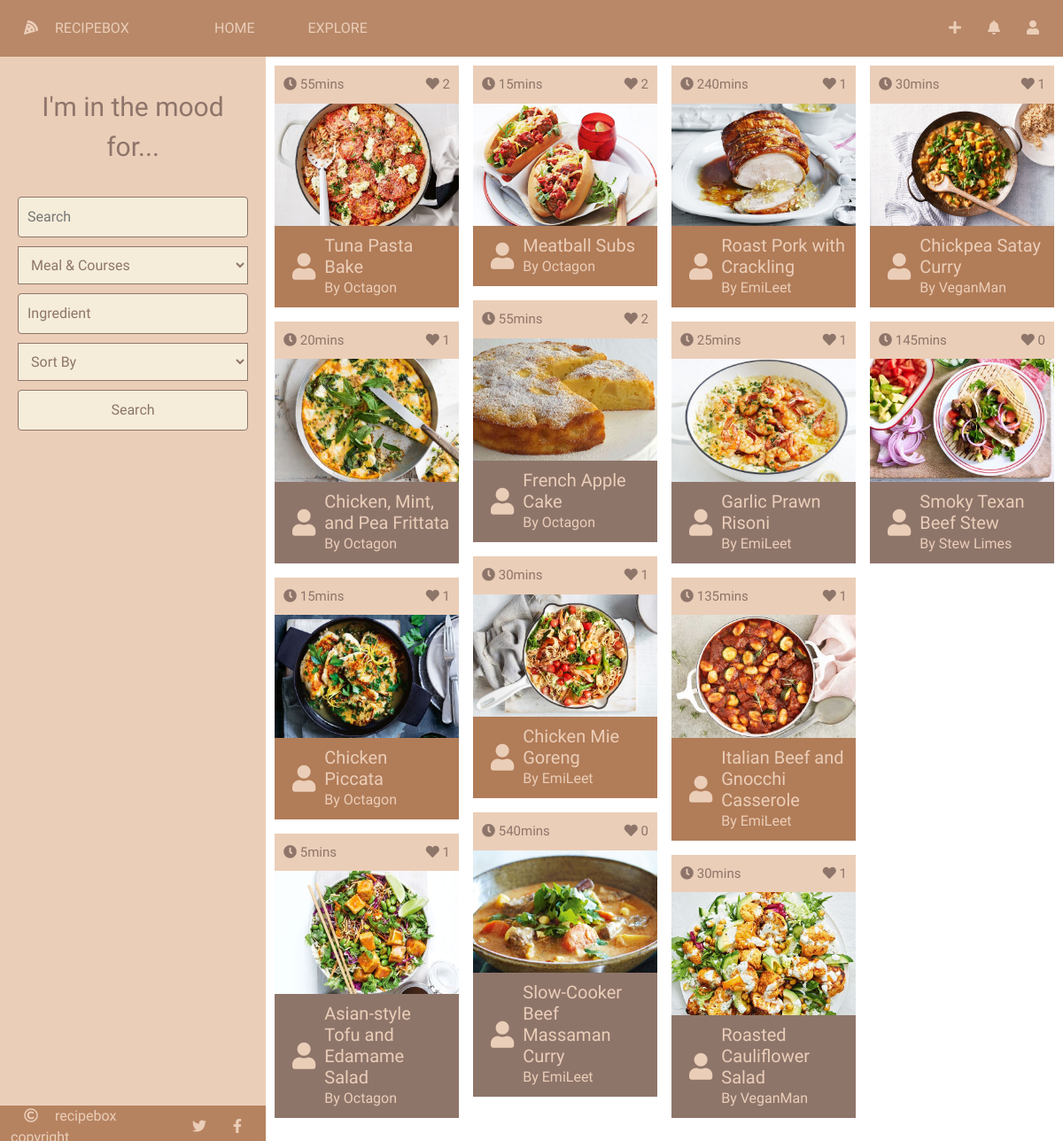
Screenshot of /recipe/ with the database file from the repository.
### recipebox/models/recipes.py (models this page shows, shortened)
class Recipe(db.Model):
    __tablename__ = "recipe"
    id = db.Column(db.Integer, primary_key=True)
    name = db.Column(db.String(30), nullable=False)
    picture = db.Column(db.String(150), nullable=False)
    cook_time = db.Column(db.Integer, nullable=False)
    date_created = db.Column(db.DateTime, nullable=False)
    ingredients = db.relationship('RecipeIngredient', backref="recipe_object", lazy=True)
    procedures = db.relationship('RecipeProcedure', backref="recipe_object", lazy=True)
    user_id = db.Column(db.Integer, db.ForeignKey('user.id'), nullable=False)
    likes = db.relationship('Like', backref="recipe_object", lazy=True)
    ratings = db.relationship('Rating', backref="recipe_object", lazy=True)
    tags = db.relationship('Tag', secondary=tags, lazy='subquery', backref=db.backref('recipes', lazy=True))

### recipebox/models/auth.py (models this page shows, shortened)
class User(UserMixin, db.Model):
    __tablename__ =  "user"
    id = db.Column(db.Integer, primary_key=True)
    email = db.Column(db.String(255), unique=True, nullable=False)
    username = db.Column(db.String(255), nullable=False)
    password = db.Column(db.String(255), nullable=False)
    registered_on = db.Column(db.DateTime, nullable=False)
    admin = db.Column(db.Boolean, nullable=False, default=False)
    recipes = db.relationship('Recipe', backref="user_object", lazy=True)
    likes = db.relationship('Like', backref="user_object", lazy=True)
    ratings = db.relationship('Rating', backref="user_object", lazy=True)
    bio = db.Column(db.String(1024), nullable=True)

### recipebox/recipes/recipes.py (the view)
@recipe_bp.route('/recipe/')
def recipe():
    selected_recipes = Recipe.query.all()
    return render_template('browse.html',
                           browse_items=selected_recipes,
                           courses=["Breakfast", "Lunch", "Dinner"],
                           ingredients=Ingredient.query.all())

### recipebox/recipes/templates/browse.html (shortened to what this page needs)
{% extends "base.html" %}
{% block head %}
	{{ super() }}
	<link rel="stylesheet" type="text/css" href="{{ url_for('static', filename='css/recipes/browse.css') }}"/>
{% endblock %}
{% block content %}
	<div id="browse-container" class="container-fluid">
		<div id="content-row" class="row">
			<div id="search-col" class="col-3">
				<form id="search" action="/recipe/" method="post">
					<br/>
					<p>I'm in the mood for...</p>
					<br/>
					<div><input type="text" name="search-text" placeholder="Search"/></div>
					<div>
						<select class="dropdown-toggle" name="search-courses" aria-label="Meal & Courses">
							<option selected>Meal & Courses</option>
						</select>
					</div>
					<div class="relative">
						<input name="search-ingredients" list="" class="form-control datalist-input" id="ingredients-input" value="Ingredient">
					</div>
					<div>
						<select class="dropdown-toggle" name="search-sort" aria-label="Sort By">
							<option selected>Sort By</option>
						</select>
					</div>
					<div>
						<button class="btn" type="submit" name="search">Search</button>
					</div>
				</form>
				{% include 'footer.html' ignore missing %}
			<div id="browse-entries" class="col-9 offset-3">
				<div class="masonry">
					{% for item in browse_items %}
						<div class="masonry-item">
							<div id="item-header">
								<p><i class="fas fa-clock"></i> {{ item.cook_time }}mins</p>
								<p class="right-text"><i class="fas fa-heart"></i> {{ item.likes|length }}</p>
							</div>
							<a href="{{ url_for('recipe_bp.recipe_view', id=item.id) }}"><img
									src="{{ url_for('static', filename='res/recipes/' + item.picture) }}"></a>
							<div id="item-footer">
								<i class="fas fa-user"></i>
								<div>
									<a href="{{ url_for('recipe_bp.recipe_view', id=item.id) }}">
										<h5>{{ item.name }}</h5></a>
									<p>By {{ item.user_object.username }}</p>
								</div>
							</div>
						</div>
					{% endfor %}
				</div>
			</div>
{% endblock %}

### recipebox/static/css/recipebox.css (style rules this page uses)
html { min-height: 100%; }
body { background: url("../res/background.png") no-repeat center center fixed; background-size: cover; color: #f5edda; height: 100%; font-family: "Raleway", sans-serif; }
a { text-decoration: none; color: #ebceb8; }
input { width: 100%; }
input, .btn, .input-group-text, .form-control, .form-control:focus { border: 1px solid #8e756a; border-radius: 0.25rem; background-color: #f5edda; color: #8e756a; padding: 10px; }
.relative { position: relative; }
.dropdown-toggle, .custom-select, .dropdown-item, .dropdown-menu { background-color: #f5edda; color: #8e756a; border-color: #8e756a; cursor: pointer; }
.masonry { column-count: 4; column-gap: 1em; padding: 10px; }
.masonry-item { background-color: #ebceb8; color: #8e756a; display: inline-block; margin: 0 0 1em; width: 100%; }
.masonry-item a { color: inherit; }
.masonry-item img { object-fit: contain; width: 100%; }

### recipebox/static/css/recipes/browse.css (style rules this page uses)
#browse-container, #content-row { height: 100%; }
#search-col { background-color: #ebceb8; padding: 0px; color: #8e756a; position: fixed; height: 100%; }
#search-col > form > * { padding: 10px 20px 0px 20px; }
#search-col .dropdown-toggle, #search-col .btn { width: 100%; padding: 10px; }
#search-col p { font-size: 30px; text-align: center; margin: 0px; }
#browse-entries { padding: 0px; }
.masonry-item #item-header, .masonry-item #item-footer { padding: 10px; }
.masonry-item #item-header > *, .masonry-item #item-footer > * { display: inline-block; }
#item-header, #item-footer { display: flex; justify-content: left; align-items: center; }
#item-footer { color: #ebceb8; background-color: #B17C58; }
#item-header *, #item-footer * { margin: 0px; }
#item-header * { font-size: 15px; }
#item-footer i { font-size: 30px; padding: 0px 10px; }
.masonry-item:nth-child(2n) #item-footer { background-color: #8e756a; }
#item-header .right-text { margin-right: 0; margin-left: auto; }

### recipebox/static/css/navbar.css (style rules this page uses)
button { padding: 0px; background: none; border: none; }

### recipebox/static/css/footer.css (style rules this page uses)
button { padding: 0px; background: none; border: none; }

### rows the page displays
Recipe: cook_time "55", likes|length "2", picture (picture), name "Tuna Pasta Bake", user_object.username "Octagon"
Recipe: cook_time "20", likes|length "1", picture (picture), name "Chicken, Mint, and Pea Frittata", user_object.username "Octagon"
Recipe: cook_time "15", likes|length "1", picture (picture), name "Chicken Piccata", user_object.username "Octagon"
Recipe: cook_time "5", likes|length "1", picture (picture), name "Asian-style Tofu and Edamame Salad", user_object.username "Octagon"
Recipe: cook_time "15", likes|length "2", picture (picture), name "Meatball Subs", user_object.username "Octagon"
Recipe: cook_time "55", likes|length "2", picture (picture), name "French Apple Cake", user_object.username "Octagon"
Recipe: cook_time "30", likes|length "1", picture (picture), name "Chicken Mie Goreng", user_object.username "EmiLeet"
Recipe: cook_time "540", likes|length "0", picture (picture), name "Slow-Cooker Beef Massaman Curry", user_object.username "EmiLeet"
Recipe: cook_time "240", likes|length "1", picture (picture), name "Roast Pork with Crackling", user_object.username "EmiLeet"
Recipe: cook_time "25", likes|length "1", picture (picture), name "Garlic Prawn Risoni", user_object.username "EmiLeet"
Recipe: cook_time "135", likes|length "1", picture (picture), name "Italian Beef and Gnocchi Casserole", user_object.username "EmiLeet"
Recipe: cook_time "30", likes|length "1", picture (picture), name "Roasted Cauliflower Salad", user_object.username "VeganMan"
Recipe: cook_time "30", likes|length "1", picture (picture), name "Chickpea Satay Curry", user_object.username "VeganMan"
Recipe: cook_time "145", likes|length "0", picture (picture), name "Smoky Texan Beef Stew", user_object.username "Stew Limes"
